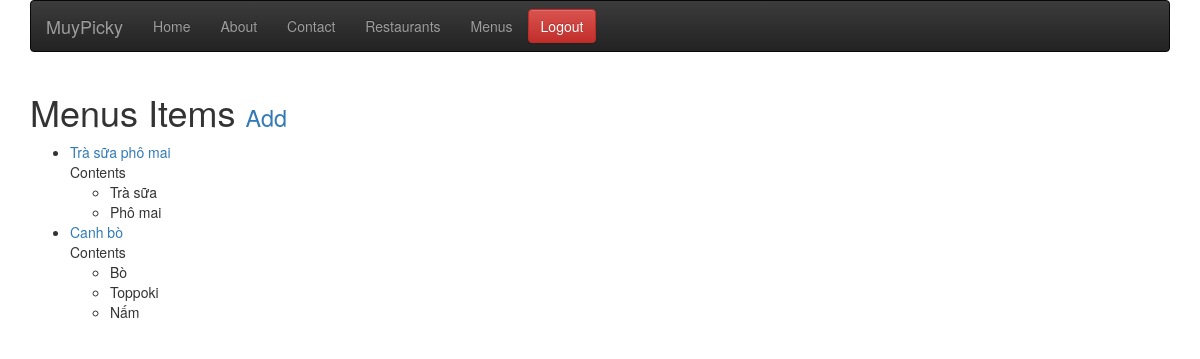
The page /items/ (signed in) on the database its author committed.
### menus/models.py (models this page shows, shortened)
class Item(models.Model):
    user        = models.ForeignKey(settings.AUTH_USER_MODEL)
    restaurant  = models.ForeignKey(RestaurantLocation)
    name        = models.CharField(max_length=120)
    contents    = models.TextField(help_text='Seperate each item by comma')
    excludes    = models.TextField(blank=True, null=True, help_text='Seperate each item by comma')
    public      = models.BooleanField(default=True)
    timestamp   = models.DateTimeField(auto_now_add=True)
    updated     = models.DateTimeField(auto_now=True)
    class Meta:
        ordering = ['-updated', '-timestamp'] #item.objects.all()
    def get_contents(self):
        return self.contents.split(",")
    def get_absolute_url(self):
        return reverse('menus:detail', kwargs={'pk': self.pk})

### menus/views.py (the view)
class ItemListView(LoginRequiredMixin, ListView):
    def get_queryset(self):
        return Item.objects.filter(user = self.request.user)

### menus/templates/menus/item_list.html (shortened to what this page needs)
{% extends "base.html" %}
{% block content %}
<h1>Menus Items <small><a href='{% url "menus:create" %}'>Add</a></small></h1>
<ul>
        {% for obj in object_list  %}
            <li><a href='{{ obj.get_absolute_url }}'>{{obj.name}}</a><br/>
                {% if obj.contents %}
                    Contents
                    <ul>
                        {% for item in obj.get_contents  %}
                        <li>{{item}}</li>
                        {% endfor %}
                    </ul>
                {% endif %}
            </li>
            {%empty%}
            <li><a href='{% url "menus:create" %}'>Add new Item</a></li>
        {% endfor %}
</ul>
{% endblock content %}

### rows shown on the page
Item: name "Trà sữa phô mai", get_contents "Trà sữa" "Phô mai"
Item: name "Canh bò", get_contents "Bò" "Toppoki" "Nấm"
